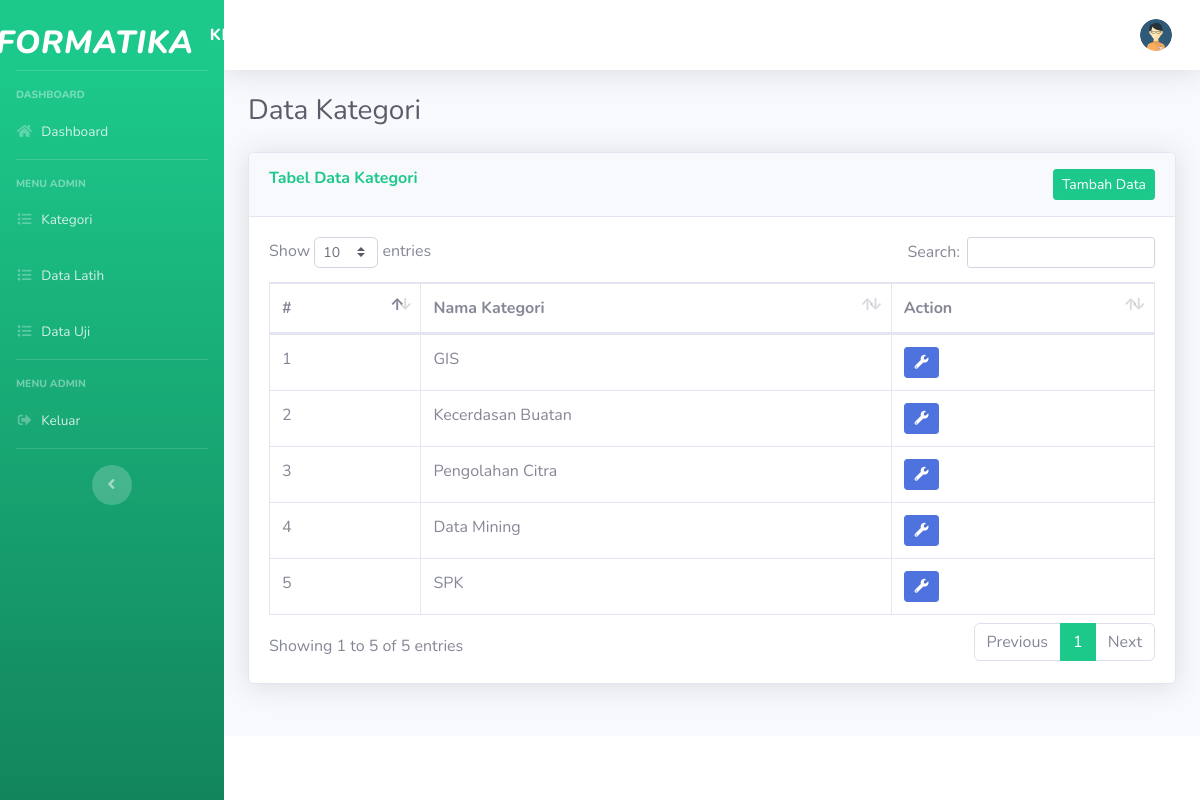
The app's page /index.php/admin/kategori with its own data.
### tables this page shows
CREATE TABLE `tbl_kategori` (
  `kategori_id` int(11) NOT NULL,
  `kategori_nama` varchar(255) NOT NULL,
  `h_pengguna` varchar(255) NOT NULL,
  `h_tanggal` date NOT NULL,
  `h_waktu` time NOT NULL,
  `h_ip` varchar(255) NOT NULL
);

### application/libraries/Mylib.php (called while the page is built, shortened)
<?php
class Mylib
{
	function aview($view, $data = array())
	{
		$ci = &get_instance();
		if (!array_key_exists('title', $data)) {
			$data['title'] = 'K-Nearest Neighbor (KNN)';
		}
		$ci->load->view('admin/template/v_header', $data);
		if ($data) {
			$ci->load->view('admin/' . $view, $data);
		} else {
			$ci->load->view($view);
		}
	}
}

### application/controllers/Admin.php (called while the page is built, shortened)
<?php
class Admin extends CI_Controller
{
    public function kategori()
    {
        $data['kategori'] = $this->m_vic->get_data('tbl_kategori');
        $this->mylib->aview('v_kategori', $data);
    }
}

### index.php (called while the page is built, shortened)
<?php
require_once BASEPATH.'core/CodeIgniter.php';

### application/models/M_vic.php (called while the page is built, shortened)
<?php
class M_vic extends CI_Model
{
	function get_data($table)
	{
		return $this->db->get($table);
	}
}

### application/views/admin/v_kategori.php (the view, shortened to what this page needs)
<div class="container-fluid">
    <div class="d-sm-flex align-items-center justify-content-between mb-4">
        <h1 class="h3 mb-0 text-gray-800">Data Kategori</h1>
    </div>
    <div class="row">
        <div class="col-lg-12 mb-4">
            <div class="card shadow mb-4">
                <div class="card-header py-3">
                    <a href="<?= base_url() . 'admin/kategori_add' ?>" class="float-right btn btn-sm btn-success">Tambah Data</a>
                    <h6 class="m-0 font-weight-bold text-success">Tabel Data Kategori</h6>
                </div>
                <div class="card-body">
                    <div class="table-responsive">
                        <table class="table table-bordered" id="dataTable" width="100%" cellspacing="0">
                            <thead>
                                <tr>
                                    <th>#</th>
                                    <th>Nama Kategori</th>
                                    <th>Action</th>
                                </tr>
                            </thead>
                            <tbody>
                                <?php
                                $no = 1;
                                foreach ($kategori->result() as $k) {
                                ?>
                                    <tr>
                                        <td><?= $no++ ?></td>
                                        <td><?= $k->kategori_nama ?></td>
                                        <td>
                                            <a href="<?= base_url() . 'admin/kategori_edit/' . $k->kategori_id ?>" class="btn btn-sm btn-primary" data-toggle="tooltip" data-placement="right" title="Edit Kategori"><span class="fas fa-fw fa-wrench"></span></a>
                                        </td>
                                    </tr>
                                <?php } ?>
                            </tbody>
                        </table>
                    </div>
                </div>
            </div>
        </div>
    </div>
</div>
</div>

### records on screen
tbl_kategori: kategori_nama "GIS"
tbl_kategori: kategori_nama "Kecerdasan Buatan"
tbl_kategori: kategori_nama "Pengolahan Citra"
tbl_kategori: kategori_nama "Data Mining"
tbl_kategori: kategori_nama "SPK"
